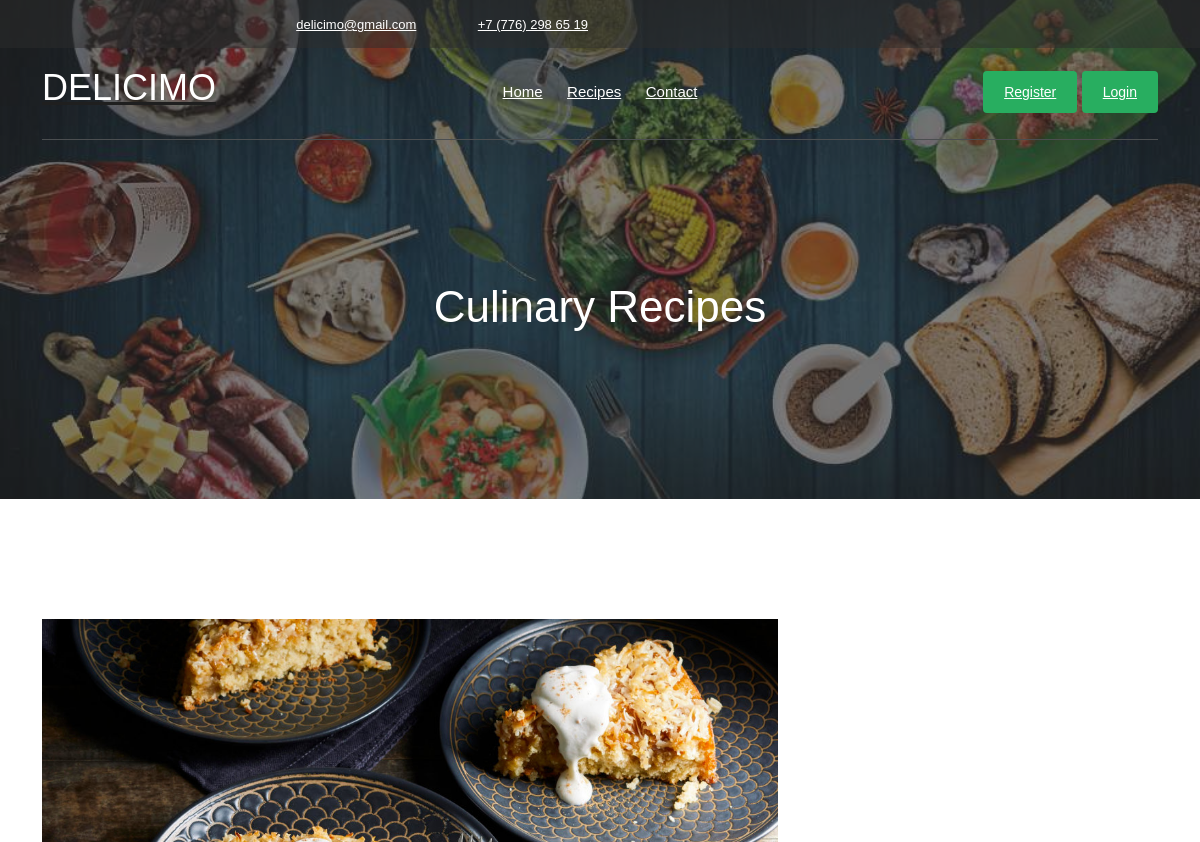
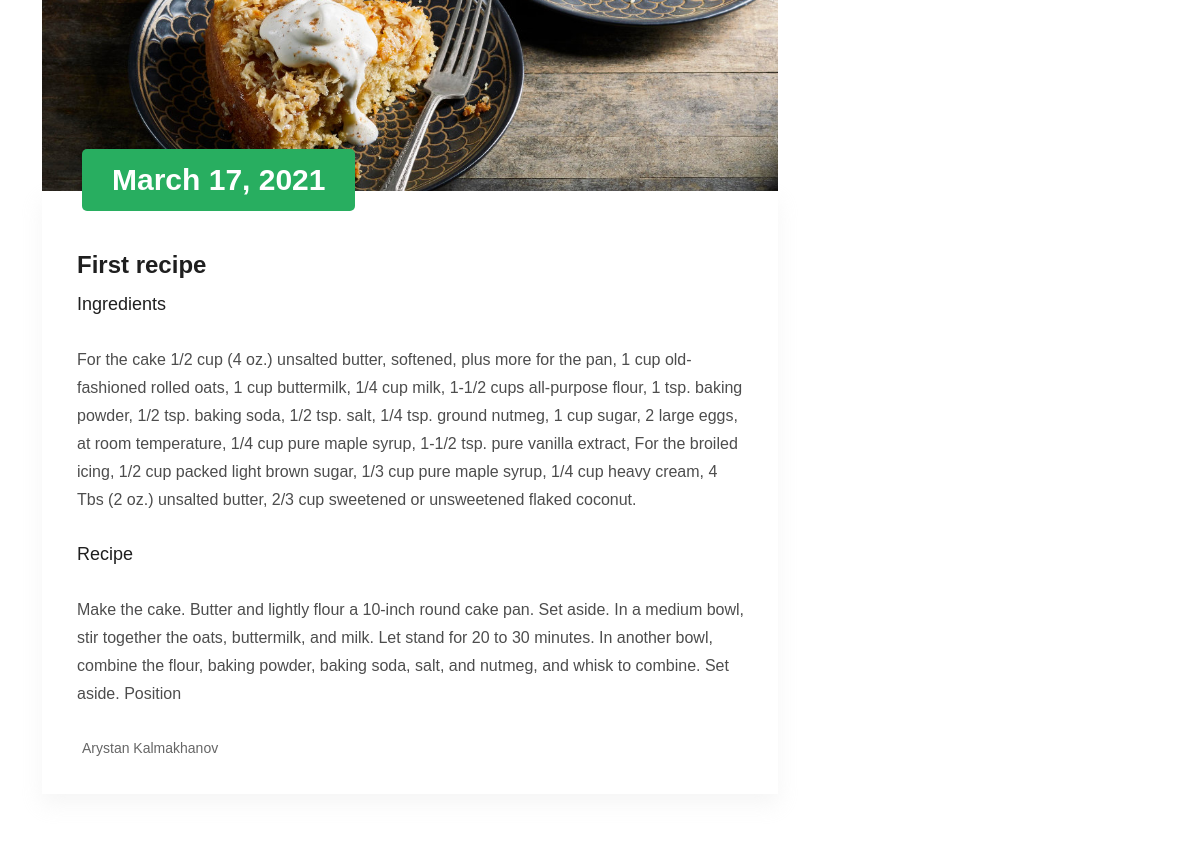
/blog (upper part), run on an earlier commit of the app's database (2 pictures, top to bottom).
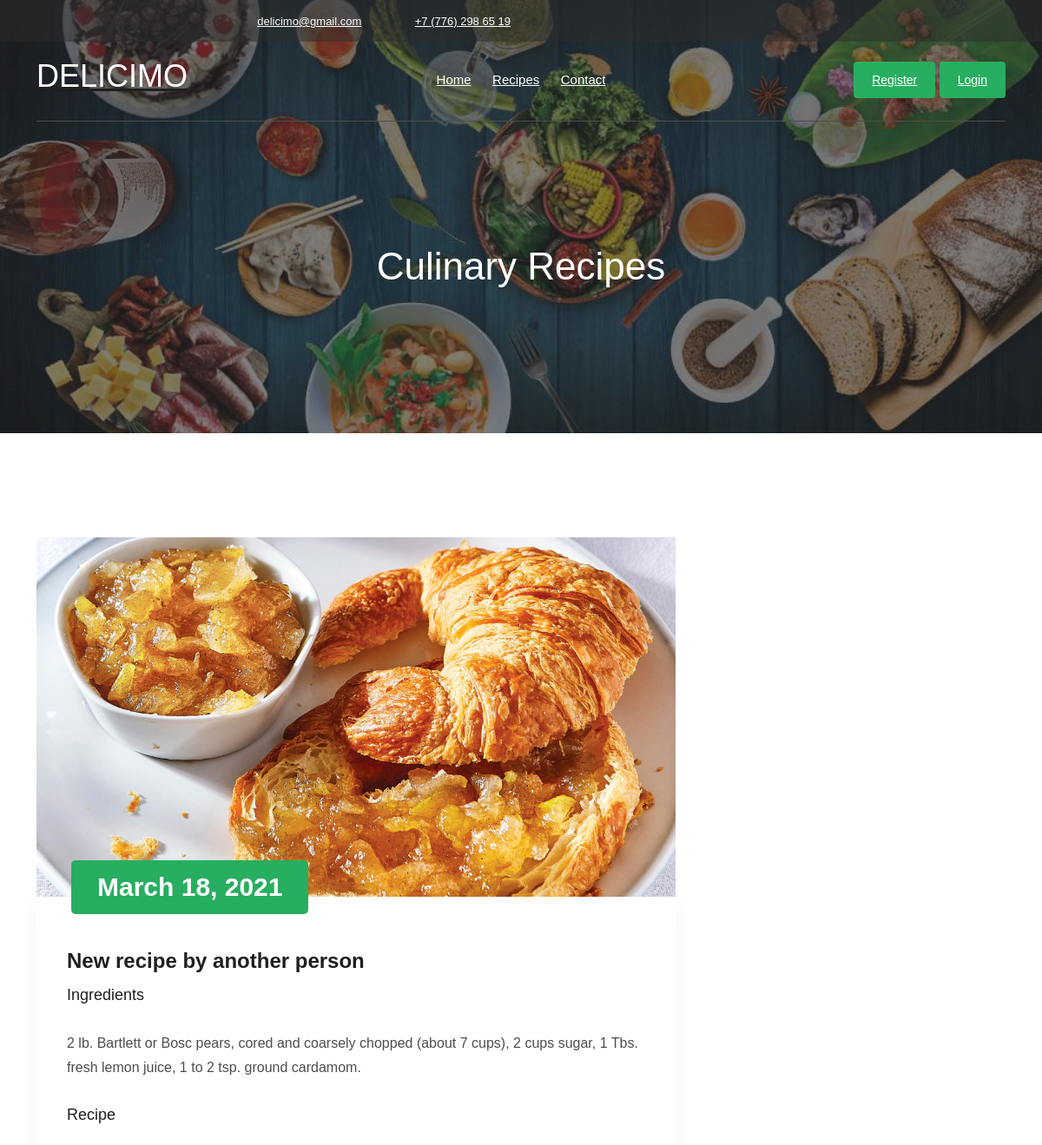
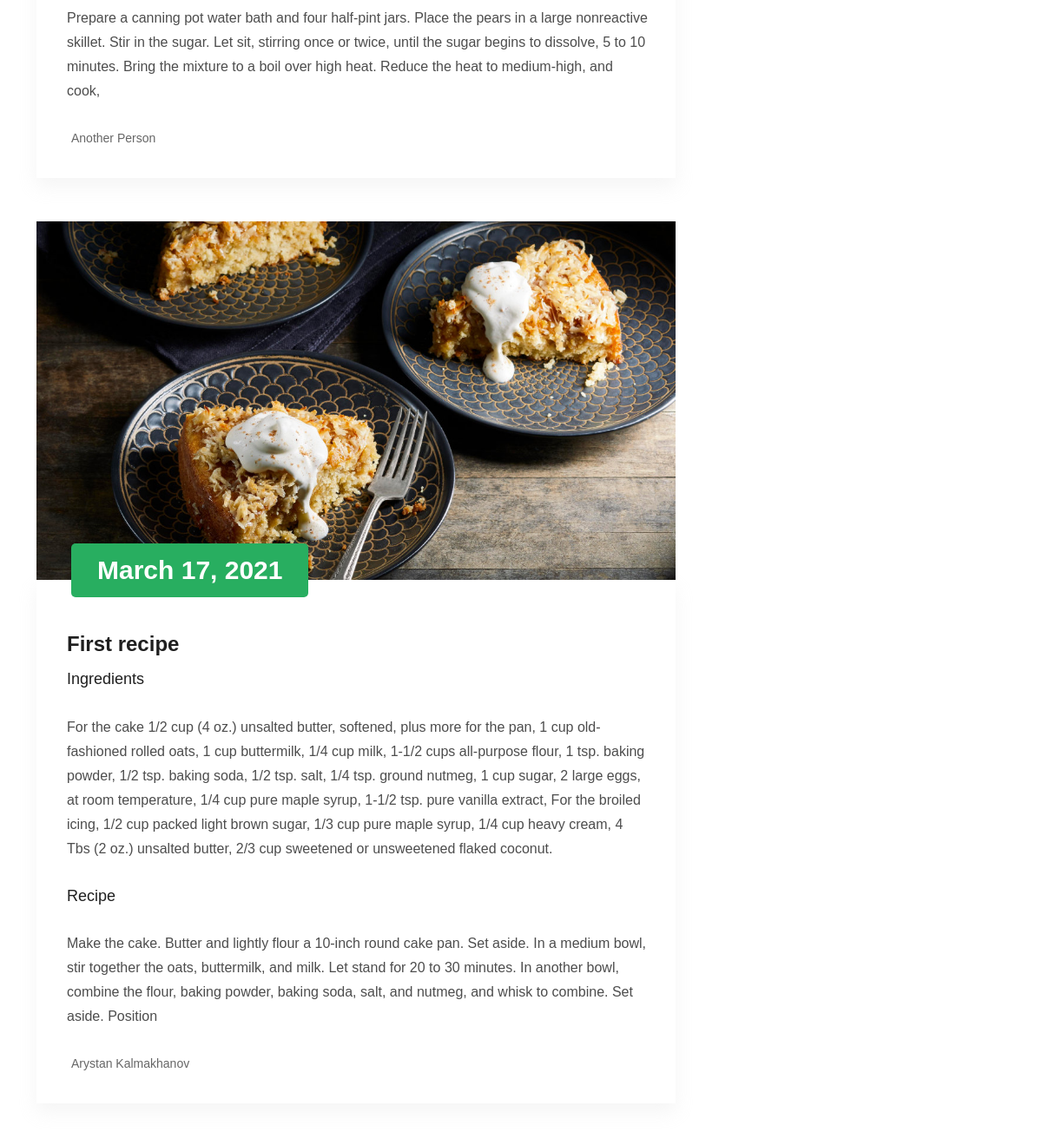
And on a later commit of the database (2 pictures, top to bottom).
### main/models.py (models this page shows, shortened)
class Recipe(models.Model):
    description = RichTextField()  # description of the recipe (Text)
    dish_name = models.CharField(max_length=255)  # name of the recipe
    author = models.ForeignKey(User, on_delete=models.CASCADE)  # foreign key to the user table
    body = RichTextField()  # body of the recipe
    ingredients = RichTextField()  # field in which all of the ingredients are described
    publication_date = models.DateField(auto_now_add=True)  # date when recipe was published
    image = models.ImageField(upload_to='images/')

### main/views.py (the view)
# urls.py: path('blog', BlogView.as_view(), name='blog'),  # page with the list of recipes
class BlogView(ListView):
    model = Recipe
    template_name = 'blog.html'
    ordering = ['-publication_date']  # sorting from newest to oldest

### templates/blog.html (shortened to what this page needs)
{% extends 'base.html' %}
{% load static %}
{% block name %}Culinary Recipes{% endblock %}
{% block content %}
    <section class="blog_area section-padding">
        <div class="container">
            <div class="row">
                <div class="col-lg-8 mb-5 mb-lg-0">
                    <div class="blog_left_sidebar">
                        {% for recipe in recipe_list %}
                            <article class="blog_item">
                                <div class="blog_item_img">
                                    <img class="card-img rounded-0" src="{{ recipe.image.url }}"
                                         alt="blog1">
                                    <a href="{% url 'recipe_detail' recipe.pk %}" class="blog_item_date">
                                        <h3>{{ recipe.publication_date }}</h3>
                                    </a>
                                </div>
                                <div class="blog_details">
                                    <a class="d-inline-block" href="{% url 'recipe_detail' recipe.pk %}">
                                        <h2>{{ recipe.dish_name }}</h2>
                                    </a>
                                    <h4>Ingredients</h4>
                                    <p>{{ recipe.ingredients|safe }}</p>
                                    <h4>Recipe</h4>
                                    <p>{{ recipe.body|slice:":300"|safe }}</p>
                                    <ul class="blog-info-link">
                                        <li><a>{{ recipe.author.first_name }} {{ recipe.author.last_name }}
                                        </a></li>
                                    </ul>
                                </div>
                            </article>
                        {% endfor %}
                    </div>
                </div>
            </div>
        </div>
    </section>
{% endblock %}

### templates/base.html (shortened to what this page needs)
{% load static %}
<!Doctype html>
<html lang="en">
<head>
    <link href="https://cdn.jsdelivr.net/npm/bootstrap@5.0.0-beta2/dist/css/bootstrap.min.css" rel="stylesheet"
>
    <link rel="stylesheet" href="{% static 'css/owl.carousel.min.css' %}">
    <link rel="stylesheet" href="{% static 'css/magnific-popup.css' %}">
    <link rel="stylesheet" href="{% static 'css/themify-icons.css' %}">
    <link rel="stylesheet" href="{% static 'css/style.css' %}">
</head>
<body>
<header>
    <div class="header-area ">
        <div class="header-top_area d-none d-lg-block">
            <div class="container">
                <div class="row">
                    <div class="col-xl-6 col-md-6">
                        <div class="short_contact_list">
                            <ul>
                                <li><a href="#">  delicimo@gmail.com</a></li>
                                <li><a href="#">  +7 (776) 298 65 19</a></li>
                            </ul>
                        </div>
                    </div>
                </div>
            </div>
        </div>
        <div id="sticky-header" class="main-header-area">
            <div class="container">
                <div class="header_bottom_border">
                    <div class="row align-items-center">
                        <div class="col-xl-3 col-lg-2">
                            <div class="logo">
                                <a href="{% url 'home' %}"><h1 style="color:white">DELICIMO</h1></a>
                            </div>
                        </div>
                        <div class="col-xl-6 col-lg-7">
                            <div class="main-menu  d-none d-lg-block">
                                <nav>
                                    <ul id="navigation">
                                        <li><a href="{% url 'home' %}">Home</a></li>
                                        <li><a href="{% url 'blog' %}">Recipes </a>
                                        </li>
                                        <li><a href="{% url 'contact' %}">Contact</a></li>
                                    </ul>
                                </nav>
                            </div>
                        </div>
                        <div class="col-xl-3 col-lg-3 d-none d-lg-block">
                            <div class="Appointment">
                                <div class="book_btn d-none d-lg-block">
                                    {% if user.is_authenticated %}
                                        <a class="popup-with-form" href="{% url 'logout' %}">Logout</a>
                                    {% else %}
                                        <a class="popup-with-form" href="{% url 'register' %}">Register</a>
                                        <a class="popup-with-form" href="{% url 'login' %}">Login</a>
                                    {% endif %}
                                </div>
                            </div>
                        </div>
                    </div>
                </div>
            </div>
        </div>
    </div>
</header>
<div class="bradcam_area breadcam_bg_4">
    <div class="container">
        <div class="row">
            <div class="col-xl-12">
                <div class="bradcam_text text-center">
                    <h3>{% block name %}{% endblock %}</h3>
                </div>
            </div>
        </div>
    </div>
</div>
{% block content %}
{% endblock %}
</body>
</html>

What changed in the data, as far as the page shows it:
added Recipe: image (picture), publication_date "March 18, 2021", dish_name "New recipe by another person", ingredients "2 lb. Bartlett or Bosc pears, cored and coarsely chopped (about 7 cups), 2 cups sugar, 1 Tbs. fresh lemon juice, 1 to 2 tsp. ground cardamom.", body "Prepare a canning pot water bath and four half-pint jars. Place the pears in a large nonreactive skillet. Stir in the sugar. Let sit, stirring once or twice, until the sugar begins to dissolve, 5 to 10 minutes. Bring the mixture to a boil over high heat. Reduce the heat to medium-high, and cook,", author.first_name "Another", author.last_name "Person"
